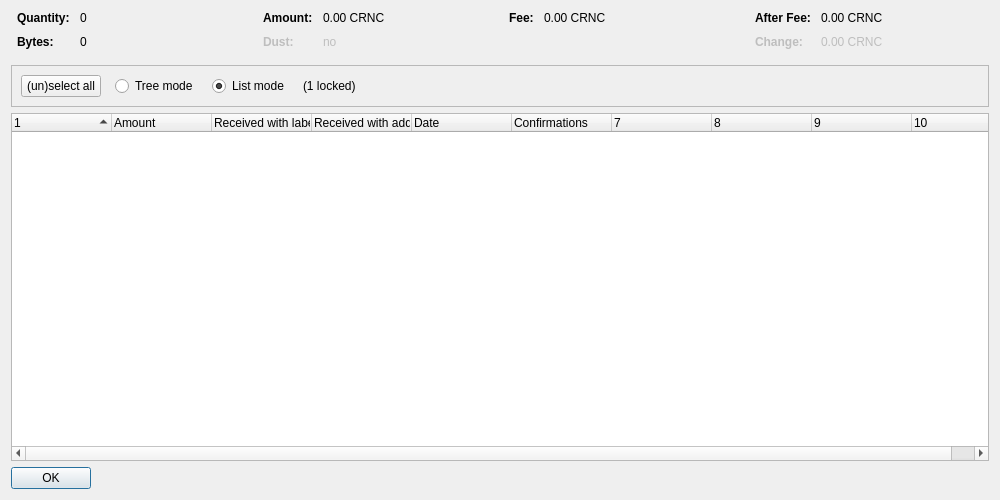
<?xml version="1.0" encoding="UTF-8"?>
<ui version="4.0">
 <class>CoinControlDialog</class>
 <widget class="QDialog" name="CoinControlDialog">
  <property name="geometry">
   <rect>
    <x>0</x>
    <y>0</y>
    <width>1000</width>
    <height>500</height>
   </rect>
  </property>
  <property name="windowTitle">
   <string>Coin Selection</string>
  </property>
  <layout class="QVBoxLayout" name="verticalLayout">
   <item>
    <layout class="QHBoxLayout" name="horizontalLayoutTop" stretch="0,0,0,0">
     <property name="topMargin">
      <number>0</number>
     </property>
     <property name="bottomMargin">
      <number>10</number>
     </property>
     <item>
      <layout class="QFormLayout" name="formLayoutCoinControl1">
       <property name="horizontalSpacing">
        <number>10</number>
       </property>
       <property name="verticalSpacing">
        <number>10</number>
       </property>
       <property name="leftMargin">
        <number>6</number>
       </property>
       <property name="rightMargin">
        <number>6</number>
       </property>
       <item row="0" column="0">
        <widget class="QLabel" name="labelCoinControlQuantityText">
         <property name="font">
          <font>
           <weight>75</weight>
           <bold>true</bold>
          </font>
         </property>
         <property name="text">
          <string>Quantity:</string>
         </property>
        </widget>
       </item>
       <item row="0" column="1">
        <widget class="QLabel" name="labelCoinControlQuantity">
         <property name="cursor">
          <cursorShape>IBeamCursor</cursorShape>
         </property>
         <property name="contextMenuPolicy">
          <enum>Qt::ActionsContextMenu</enum>
         </property>
         <property name="text">
          <string notr="true">0</string>
         </property>
         <property name="textInteractionFlags">
          <set>Qt::LinksAccessibleByMouse|Qt::TextSelectableByKeyboard|Qt::TextSelectableByMouse</set>
         </property>
        </widget>
       </item>
       <item row="1" column="0">
        <widget class="QLabel" name="labelCoinControlBytesText">
         <property name="font">
          <font>
           <weight>75</weight>
           <bold>true</bold>
          </font>
         </property>
         <property name="text">
          <string>Bytes:</string>
         </property>
        </widget>
       </item>
       <item row="1" column="1">
        <widget class="QLabel" name="labelCoinControlBytes">
         <property name="cursor">
          <cursorShape>IBeamCursor</cursorShape>
         </property>
         <property name="contextMenuPolicy">
          <enum>Qt::ActionsContextMenu</enum>
         </property>
         <property name="text">
          <string notr="true">0</string>
         </property>
         <property name="textInteractionFlags">
          <set>Qt::LinksAccessibleByMouse|Qt::TextSelectableByKeyboard|Qt::TextSelectableByMouse</set>
         </property>
        </widget>
       </item>
      </layout>
     </item>
     <item>
      <layout class="QFormLayout" name="formLayoutCoinControl2">
       <property name="horizontalSpacing">
        <number>10</number>
       </property>
       <property name="verticalSpacing">
        <number>10</number>
       </property>
       <property name="leftMargin">
        <number>6</number>
       </property>
       <property name="rightMargin">
        <number>6</number>
       </property>
       <item row="0" column="0">
        <widget class="QLabel" name="labelCoinControlAmountText">
         <property name="font">
          <font>
           <weight>75</weight>
           <bold>true</bold>
          </font>
         </property>
         <property name="text">
          <string>Amount:</string>
         </property>
        </widget>
       </item>
       <item row="0" column="1">
        <widget class="QLabel" name="labelCoinControlAmount">
         <property name="cursor">
          <cursorShape>IBeamCursor</cursorShape>
         </property>
         <property name="contextMenuPolicy">
          <enum>Qt::ActionsContextMenu</enum>
         </property>
         <property name="text">
          <string notr="true">0.00 CRNC</string>
         </property>
         <property name="textInteractionFlags">
          <set>Qt::LinksAccessibleByMouse|Qt::TextSelectableByKeyboard|Qt::TextSelectableByMouse</set>
         </property>
        </widget>
       </item>
       <item row="1" column="0">
        <widget class="QLabel" name="labelCoinControlLowOutputText">
         <property name="enabled">
          <bool>false</bool>
         </property>
         <property name="font">
          <font>
           <weight>75</weight>
           <bold>true</bold>
          </font>
         </property>
         <property name="text">
          <string>Dust:</string>
         </property>
        </widget>
       </item>
       <item row="1" column="1">
        <widget class="QLabel" name="labelCoinControlLowOutput">
         <property name="enabled">
          <bool>false</bool>
         </property>
         <property name="cursor">
          <cursorShape>IBeamCursor</cursorShape>
         </property>
         <property name="contextMenuPolicy">
          <enum>Qt::ActionsContextMenu</enum>
         </property>
         <property name="text">
          <string notr="true">no</string>
         </property>
         <property name="textInteractionFlags">
          <set>Qt::LinksAccessibleByMouse|Qt::TextSelectableByKeyboard|Qt::TextSelectableByMouse</set>
         </property>
        </widget>
       </item>
      </layout>
     </item>
     <item>
      <layout class="QFormLayout" name="formLayoutCoinControl3">
       <property name="horizontalSpacing">
        <number>10</number>
       </property>
       <property name="verticalSpacing">
        <number>10</number>
       </property>
       <property name="leftMargin">
        <number>6</number>
       </property>
       <property name="rightMargin">
        <number>6</number>
       </property>
       <item row="0" column="0">
        <widget class="QLabel" name="labelCoinControlFeeText">
         <property name="font">
          <font>
           <weight>75</weight>
           <bold>true</bold>
          </font>
         </property>
         <property name="text">
          <string>Fee:</string>
         </property>
        </widget>
       </item>
       <item row="0" column="1">
        <widget class="QLabel" name="labelCoinControlFee">
         <property name="cursor">
          <cursorShape>IBeamCursor</cursorShape>
         </property>
         <property name="contextMenuPolicy">
          <enum>Qt::ActionsContextMenu</enum>
         </property>
         <property name="text">
          <string notr="true">0.00 CRNC</string>
         </property>
         <property name="textInteractionFlags">
          <set>Qt::LinksAccessibleByMouse|Qt::TextSelectableByKeyboard|Qt::TextSelectableByMouse</set>
         </property>
        </widget>
       </item>
      </layout>
     </item>
     <item>
      <layout class="QFormLayout" name="formLayoutCoinControl4">
       <property name="horizontalSpacing">
        <number>10</number>
       </property>
       <property name="verticalSpacing">
        <number>10</number>
       </property>
       <property name="leftMargin">
        <number>6</number>
       </property>
       <property name="rightMargin">
        <number>6</number>
       </property>
       <item row="0" column="0">
        <widget class="QLabel" name="labelCoinControlAfterFeeText">
         <property name="font">
          <font>
           <weight>75</weight>
           <bold>true</bold>
          </font>
         </property>
         <property name="text">
          <string>After Fee:</string>
         </property>
        </widget>
       </item>
       <item row="0" column="1">
        <widget class="QLabel" name="labelCoinControlAfterFee">
         <property name="cursor">
          <cursorShape>IBeamCursor</cursorShape>
         </property>
         <property name="contextMenuPolicy">
          <enum>Qt::ActionsContextMenu</enum>
         </property>
         <property name="text">
          <string notr="true">0.00 CRNC</string>
         </property>
         <property name="textInteractionFlags">
          <set>Qt::LinksAccessibleByMouse|Qt::TextSelectableByKeyboard|Qt::TextSelectableByMouse</set>
         </property>
        </widget>
       </item>
       <item row="1" column="0">
        <widget class="QLabel" name="labelCoinControlChangeText">
         <property name="enabled">
          <bool>false</bool>
         </property>
         <property name="font">
          <font>
           <weight>75</weight>
           <bold>true</bold>
          </font>
         </property>
         <property name="text">
          <string>Change:</string>
         </property>
        </widget>
       </item>
       <item row="1" column="1">
        <widget class="QLabel" name="labelCoinControlChange">
         <property name="enabled">
          <bool>false</bool>
         </property>
         <property name="cursor">
          <cursorShape>IBeamCursor</cursorShape>
         </property>
         <property name="contextMenuPolicy">
          <enum>Qt::ActionsContextMenu</enum>
         </property>
         <property name="text">
          <string notr="true">0.00 CRNC</string>
         </property>
         <property name="textInteractionFlags">
          <set>Qt::LinksAccessibleByMouse|Qt::TextSelectableByKeyboard|Qt::TextSelectableByMouse</set>
         </property>
        </widget>
       </item>
      </layout>
     </item>
    </layout>
   </item>
   <item>
    <widget class="QFrame" name="frame">
     <property name="minimumSize">
      <size>
       <width>0</width>
       <height>40</height>
      </size>
     </property>
     <property name="frameShape">
      <enum>QFrame::StyledPanel</enum>
     </property>
     <property name="frameShadow">
      <enum>QFrame::Sunken</enum>
     </property>
     <layout class="QHBoxLayout" name="horizontalLayout">
      <item>
       <layout class="QHBoxLayout" name="horizontalLayoutPanel" stretch="0,0,0,0,0">
        <property name="spacing">
         <number>14</number>
        </property>
        <item>
         <widget class="QPushButton" name="pushButtonSelectAll">
          <property name="sizePolicy">
           <sizepolicy hsizetype="Maximum" vsizetype="Fixed">
            <horstretch>0</horstretch>
            <verstretch>0</verstretch>
           </sizepolicy>
          </property>
          <property name="text">
           <string>(un)select all</string>
          </property>
          <property name="autoDefault">
           <bool>false</bool>
          </property>
         </widget>
        </item>
        <item>
         <widget class="QRadioButton" name="radioTreeMode">
          <property name="sizePolicy">
           <sizepolicy hsizetype="Maximum" vsizetype="Fixed">
            <horstretch>0</horstretch>
            <verstretch>0</verstretch>
           </sizepolicy>
          </property>
          <property name="text">
           <string>Tree mode</string>
          </property>
         </widget>
        </item>
        <item>
         <widget class="QRadioButton" name="radioListMode">
          <property name="sizePolicy">
           <sizepolicy hsizetype="Maximum" vsizetype="Fixed">
            <horstretch>0</horstretch>
            <verstretch>0</verstretch>
           </sizepolicy>
          </property>
          <property name="text">
           <string>List mode</string>
          </property>
          <property name="checked">
           <bool>true</bool>
          </property>
         </widget>
        </item>
        <item>
         <widget class="QLabel" name="labelLocked">
          <property name="text">
           <string notr="true">(1 locked)</string>
          </property>
         </widget>
        </item>
        <item>
         <spacer name="horizontalSpacer">
          <property name="orientation">
           <enum>Qt::Horizontal</enum>
          </property>
          <property name="sizeHint" stdset="0">
           <size>
            <width>40</width>
            <height>20</height>
           </size>
          </property>
         </spacer>
        </item>
       </layout>
      </item>
     </layout>
    </widget>
   </item>
   <item>
    <widget class="CoinControlTreeWidget" name="treeWidget">
     <property name="contextMenuPolicy">
      <enum>Qt::CustomContextMenu</enum>
     </property>
     <property name="sortingEnabled">
      <bool>false</bool>
     </property>
     <property name="columnCount">
      <number>10</number>
     </property>
     <attribute name="headerShowSortIndicator" stdset="0">
      <bool>true</bool>
     </attribute>
     <attribute name="headerStretchLastSection">
      <bool>false</bool>
     </attribute>
     <column>
      <property name="text">
       <string/>
      </property>
     </column>
     <column>
      <property name="text">
       <string>Amount</string>
      </property>
     </column>
     <column>
      <property name="text">
       <string>Received with label</string>
      </property>
     </column>
     <column>
      <property name="text">
       <string>Received with address</string>
      </property>
     </column>
     <column>
      <property name="text">
       <string>Date</string>
      </property>
     </column>
     <column>
      <property name="text">
       <string>Confirmations</string>
      </property>
      <property name="toolTip">
       <string>Confirmed</string>
      </property>
     </column>
     <column>
      <property name="text">
       <string/>
      </property>
     </column>
     <column>
      <property name="text">
       <string/>
      </property>
     </column>
     <column>
      <property name="text">
       <string/>
      </property>
     </column>
     <column>
      <property name="text">
       <string/>
      </property>
     </column>
    </widget>
   </item>
   <item>
    <widget class="QDialogButtonBox" name="buttonBox">
     <property name="sizePolicy">
      <sizepolicy hsizetype="Maximum" vsizetype="Fixed">
       <horstretch>0</horstretch>
       <verstretch>0</verstretch>
      </sizepolicy>
     </property>
     <property name="orientation">
      <enum>Qt::Horizontal</enum>
     </property>
     <property name="standardButtons">
      <set>QDialogButtonBox::Ok</set>
     </property>
    </widget>
   </item>
  </layout>
 </widget>
 <customwidgets>
  <customwidget>
   <class>CoinControlTreeWidget</class>
   <extends>QTreeWidget</extends>
   <header>qt/coincontroltreewidget.h</header>
  </customwidget>
 </customwidgets>
 <resources/>
 <connections/>
</ui>
